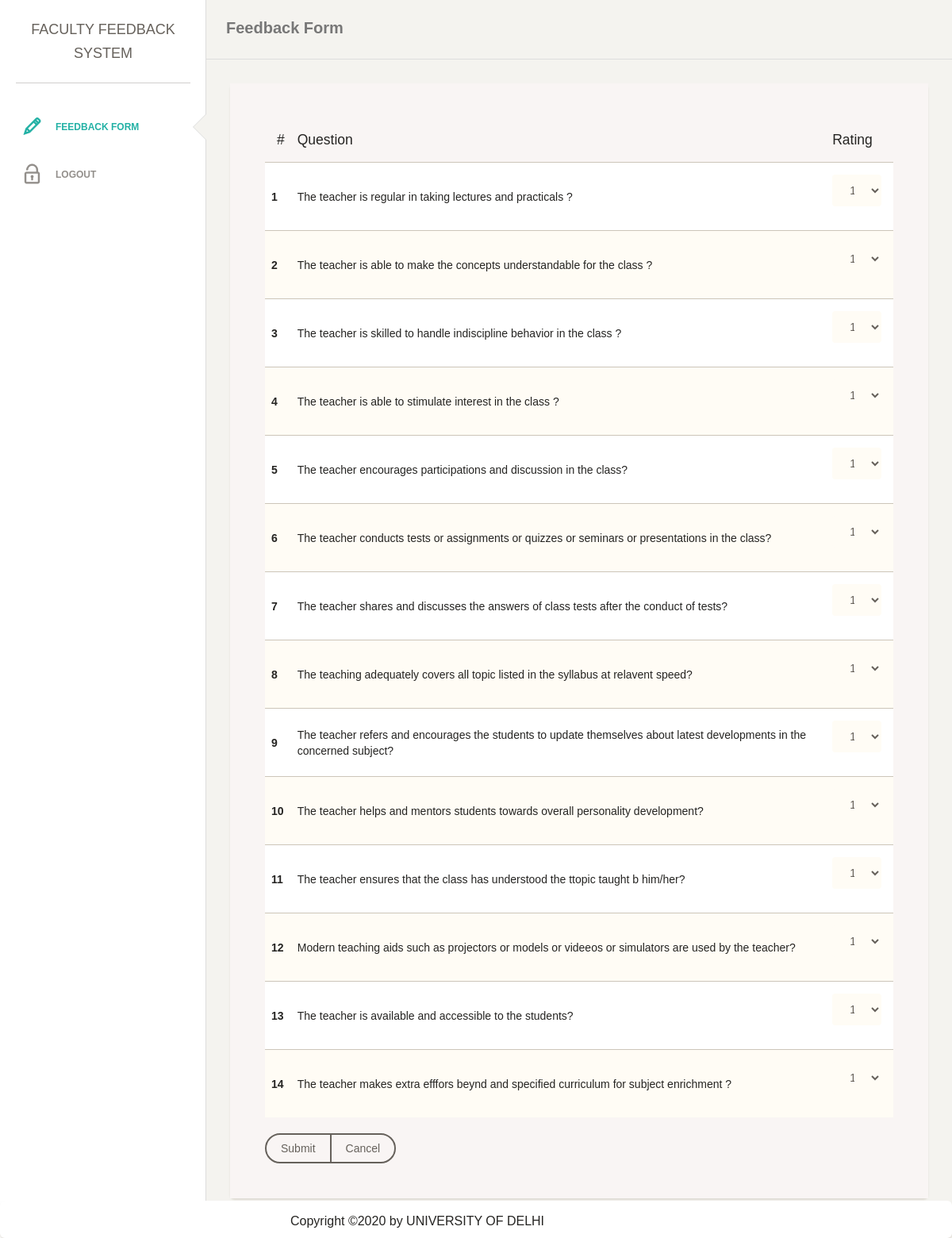
Screenshot of /FeedbackApp/feedback/ (signed in) with the database file from the repository.
### FeedbackApp/models.py (models this page shows)
class QuestionMaster(models.Model):
    question_text = models.CharField(max_length=250,verbose_name="Question")
    def __str__(self):
        return "{0}".format(self.question_text)

### FeedbackApp/views.py (the view, shortened to what this page needs)
# urls.py: path('feedback/',views.feedback,name ='feedback'),
def feedback(request):
    if request.user.is_authenticated:
        current_user = request.user.username
        questions = QuestionMaster.objects.all()
        context = {
            'questions':questions
        }
        return render(request,'FeedbackApp/feedback.html',context= context)
    else:
        return redirect('login')

### FeedbackApp/templates/FeedbackApp/feedback.html (shortened to what this page needs)
{% load static %}
<!doctype html>
<html lang="en">
<head>
    <link href="{% static 'css/bootstrap.min.css' %}" rel="stylesheet" />
    <link href="{% static 'css/animate.min.css' %}" rel="stylesheet"/>
    <link href="{% static 'css/paper-dashboard.css' %}" rel="stylesheet"/>
    <link href="{% static 'css/font-awesome.min.css' %}" rel="stylesheet">
    <link href="{% static 'css/Muli-font.css' %}" rel='stylesheet' type='text/css'>
    <link href="{% static 'css/themify-icons.css' %}" rel="stylesheet">
</head>
<body>
{% if user.is_authenticated %}
<div class="wrapper">
    <div class="sidebar" data-background-color="white" data-active-color="danger">
    	<div class="sidebar-wrapper">
            <div class="logo">
                <a href="{% url 'index' %}" class="simple-text">
									Faculty Feedback System
                </a>
            </div>
            <ul class="nav">
							{% if user.is_authenticated %}
                <li class="active">
                    <a href="{% url 'index' %}">
                        <i class="ti-pencil"></i>
                        <p>Feedback Form</p>
                    </a>
                </li>
								<li>
                    <a href="{% url 'logout' %}">
                        <i class="ti-unlock"></i>
                        <p>Logout</p>
                    </a>
                </li>
								{% endif %}
            </ul>
    	</div>
    </div>
    <div class="main-panel">
        <nav class="navbar navbar-default">
            <div class="container-fluid">
                <div class="navbar-header">
                    <a class="navbar-brand" href="{% url 'index' %}">Feedback Form</a>
                </div>
            </div>
        </nav>
        <div class="content">
            <div class="container-fluid">
                <div class="row">
										<div class="col-md-12">
                        <div class="card">
													<form method="post" style="padding: 5%; margin: 0 auto; background: #f9f5f4;" >
														<table class="table table-striped table-dark">
															  <thead>
																<tr>
																    <th scope="col">#</th>
																    <th scope="col">Question </th>
																    <th scope="col">Rating</th>
																</tr>
															  </thead>
															  <tbody>
															  {% for question in questions %}
																<tr>
																    <th scope="row">{{ question.id }}</th>
																    <td>{{ question }}</td>
																	<td>
																		<div class="form-group">
																			<select class="form-control" name="{{ question.id }}" id="{{ question.id}}" value = "">
																				<option selected="selected">1</option>
																			</select>
																		</div>
																	</td>
																</tr>
															  {% endfor %}
															  </tbody>
															</table>
															<div class="btn-group" role="group">
															  <button type="submit" class="btn btn-default" id="submitFeedback" name = "submitFeedback">Submit</button>
															  <button type="submit" class="btn btn-default" id = "Cancel" name="CancelFeedback" >Cancel</button>
															</div>
													</form>
                        </div>
                    </div>
                </div>
            </div>
        </div>
    </div>
</div>
{% else %}
	<p>SORRY</p>
{% endif %}
    <footer class="navbar-fixed-bottom">
				<div class="card" style="margin: 0; width: 100%;">
						<div class="content">
							<p style="margin: 0 auto; width: 40%;"> Copyright &copy;2020 by UNIVERSITY OF DELHI</p>
						</div>
				</div>
</footer>
</body>
</html>

### rows the page displays
QuestionMaster: id "1", question_text "The teacher is regular in taking lectures and practicals ?"
QuestionMaster: id "2", question_text "The teacher is able to make the concepts understandable for the class ?", id "1"
QuestionMaster: id "3", question_text "The teacher is skilled to handle indiscipline behavior in the class ?", id "1"
QuestionMaster: id "4", question_text "The teacher is able to stimulate interest in the class ?", id "1"
QuestionMaster: id "5", question_text "The teacher encourages participations and discussion in the class?", id "1"
QuestionMaster: id "6", question_text "The teacher conducts tests or assignments or quizzes or seminars or presentations in the class?", id "1"
QuestionMaster: id "7", question_text "The teacher shares and discusses the answers of class tests after the conduct of tests?", id "1"
QuestionMaster: id "8", question_text "The teaching adequately covers all topic listed in the syllabus at relavent speed?", id "1"
QuestionMaster: id "9", question_text "The teacher refers and encourages the students to update themselves about latest developments in the concerned subject?", id "1"
QuestionMaster: id "10", question_text "The teacher helps and mentors students towards overall personality development?", id "1"
QuestionMaster: id "11", question_text "The teacher ensures that the class has understood the ttopic taught b him/her?", id "1"
QuestionMaster: id "12", question_text "Modern teaching aids such as projectors or models or videeos or simulators are used by the teacher?", id "1"
QuestionMaster: id "13", question_text "The teacher is available and accessible to the students?", id "1"
QuestionMaster: id "14", question_text "The teacher makes extra efffors beynd and specified curriculum for subject enrichment ?", id "1"
